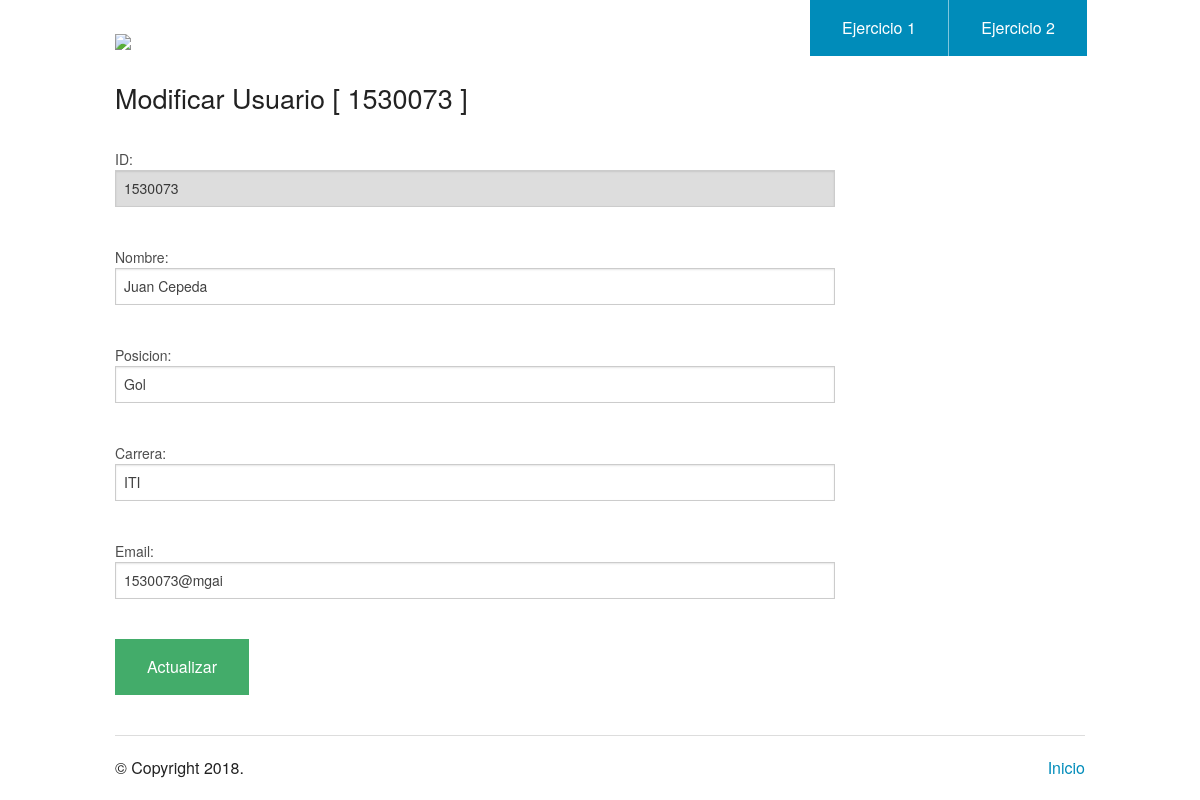
Page /update.php?id=1530073&t=1 on the committed database.
### tables this page shows
CREATE TABLE `sport_team` (
  `id` varchar(128) NOT NULL,
  `nombre` varchar(128) NOT NULL,
  `posicion` varchar(128) NOT NULL,
  `carrera` varchar(128) NOT NULL,
  `email` varchar(128) NOT NULL,
  `id_type` int(11) NOT NULL
);

### db/database_utilities.php (called while the page is built, shortened)
<?php
require_once('connection.php');
function search($id){
    global $pdo;
    $sql = "SELECT * FROM sport_team WHERE id = '$id' ";
    $query = $pdo->prepare($sql);
    $query->execute();
    $r = array();
    while($r[] = $query->fetch(PDO::FETCH_ASSOC));
    return $r;
}

### update.php (the view, shortened to what this page needs)
<?php
include_once('db/database_utilities.php');
$t = $_GET["t"];
$id = isset( $_GET['id'] ) ? $_GET['id'] : '';
$r = search($id);
?>
<!doctype html>
<html class="no-js" lang="en">
  <head>
    <link rel="stylesheet" href="./css/foundation.css" />
  </head>
  <body>
    <?php require_once('header.php'); ?>
    <div class="row">
      <div class="large-9 columns">
        <h3>Modificar Usuario [ <?= $r[0]['id'] ?> ] </h3>
        <br>
        <div class="section-container tabs" data-section>
          <section class="section">
            <div class="content" data-slug="panel1">
                <form method="POST" action="update.php?id=<?php echo($id)?>&t=<?=$t?>">
                  <label for="id">ID:</label>
                  <input type="text" name="id" value="<?= $r[0]['id']?>" readonly><br>
                  <label for="nombre">Nombre:</label>
                  <input type="text" name="nombre" value="<?= $r[0]['nombre']?>"><br>
                  <label for="posicion">Posicion:</label>
                  <input type="text" name="posicion" value="<?= $r[0]['posicion']?>"><br>
                  <label for="carrera">Carrera:</label>
                  <input type="text" name="carrera" value="<?= $r[0]['carrera']?>"><br>
                  <label for="email">Email:</label>
                  <input type="email" name="email" value="<?= $r[0]['email']?>"><br>
                  <button type="submit" class="success">Actualizar</button>
                </form>
            </div>
          </section>
        </div>
      </div>
    </div>
    <?php require_once('footer.php'); ?>

### rows in the picture
sport_team: id "1530073", nombre "Juan Cepeda", posicion "Gol", carrera "ITI", email "1530073@mgai"
